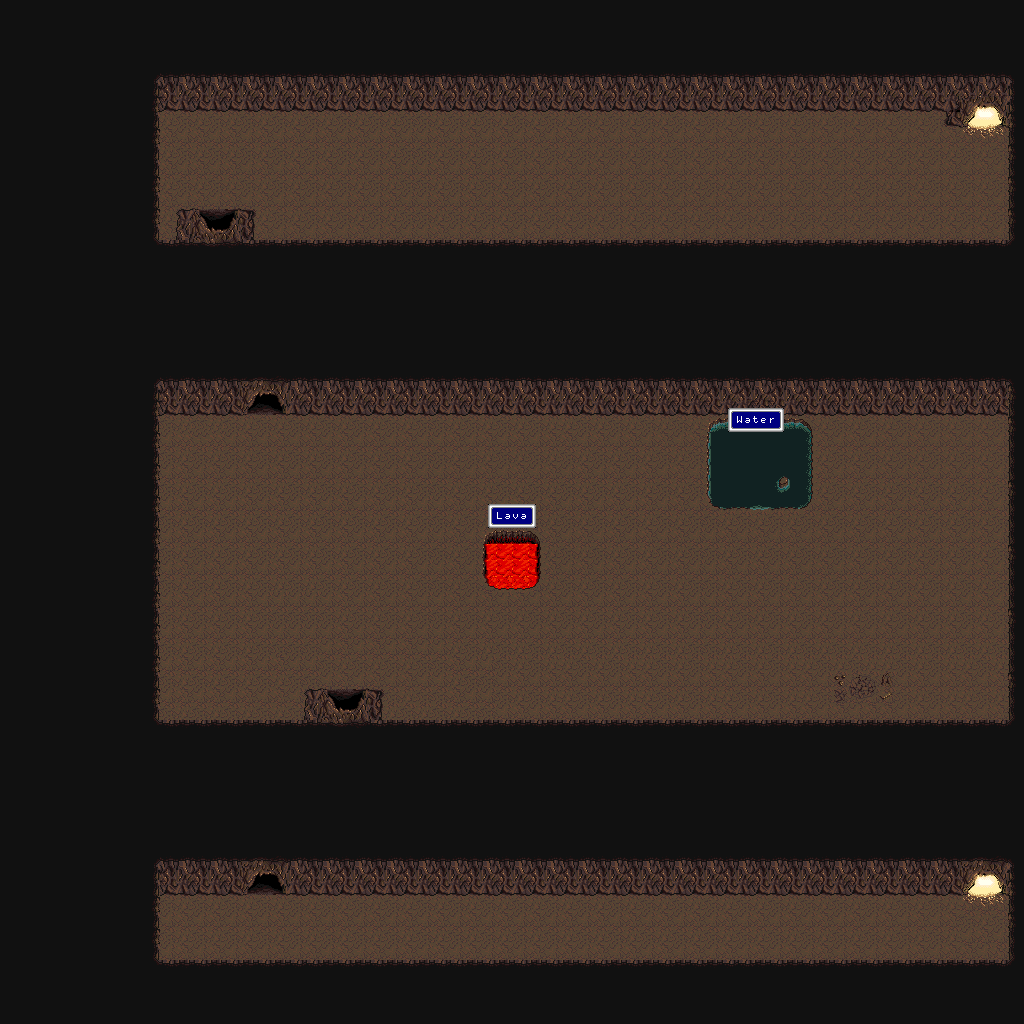

A 2D game scene composited from a Tiled map and its tileset images. What follows is a short description and the map's XML, with each tile layer's data collapsed to a summary:
An orthogonal 128x128 tile map with 8x8 px tiles, 2 tile layers (Tile Layer 0, Tile Layer 1), 2 tilesets.

<map version="1.4" tiledversion="1.4.0" orientation="orthogonal" renderorder="right-down" width="128" height="128" tilewidth="8" tileheight="8" infinite="0" nextlayerid="3" nextobjectid="1">
 <tileset firstgid="1" source="cave2.tsx" />
 <tileset firstgid="337" source="tiles8_0.tsx" />
 <layer id="1" name="Tile Layer 0" width="128" height="128">
  <data>[16384 cells, 4103 non-empty, 83 distinct tile ids]</data>
 </layer>
 <layer id="2" name="Tile Layer 1" width="128" height="128">
  <data>[16384 cells, 39 non-empty, 10 distinct tile ids]</data>
 </layer>
</map>